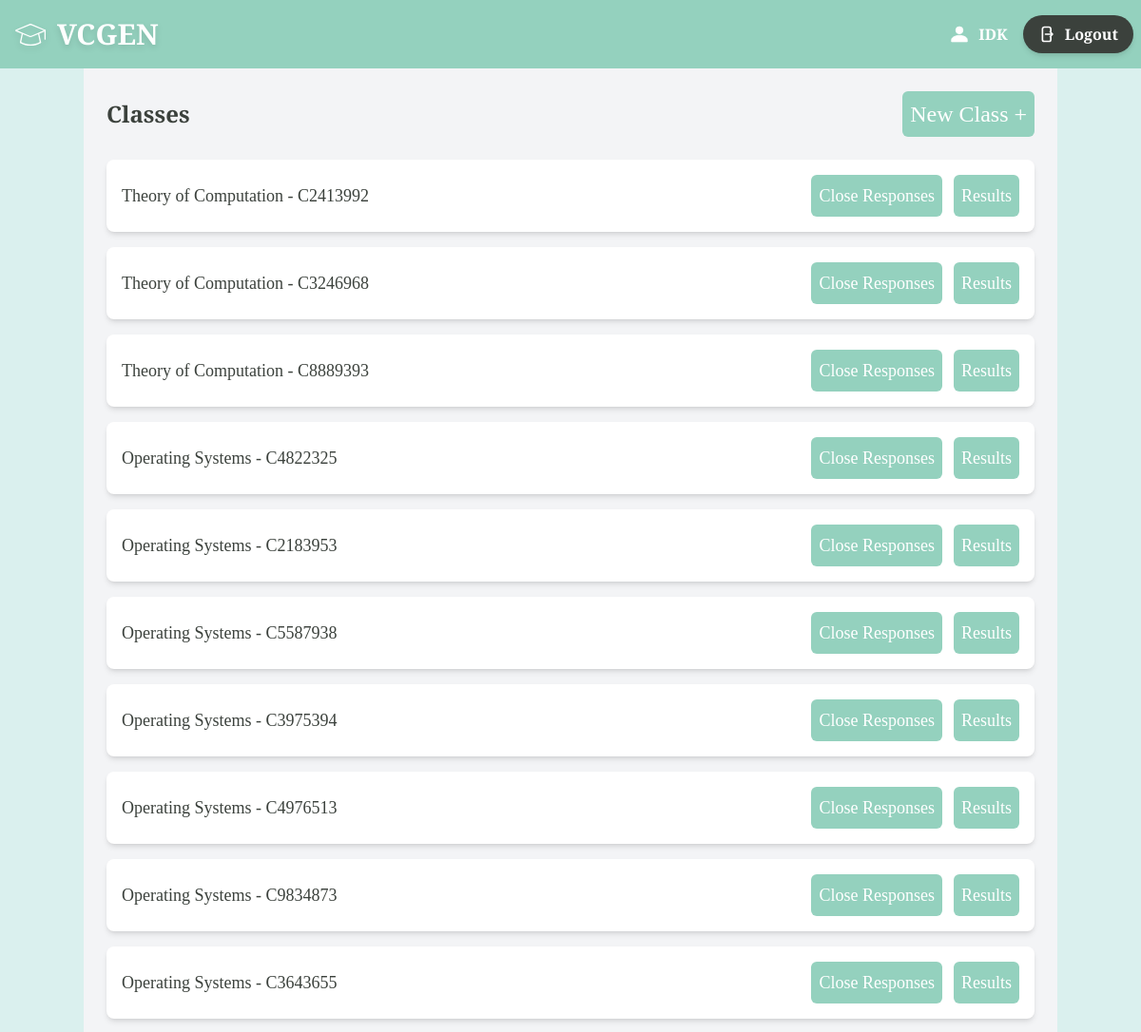
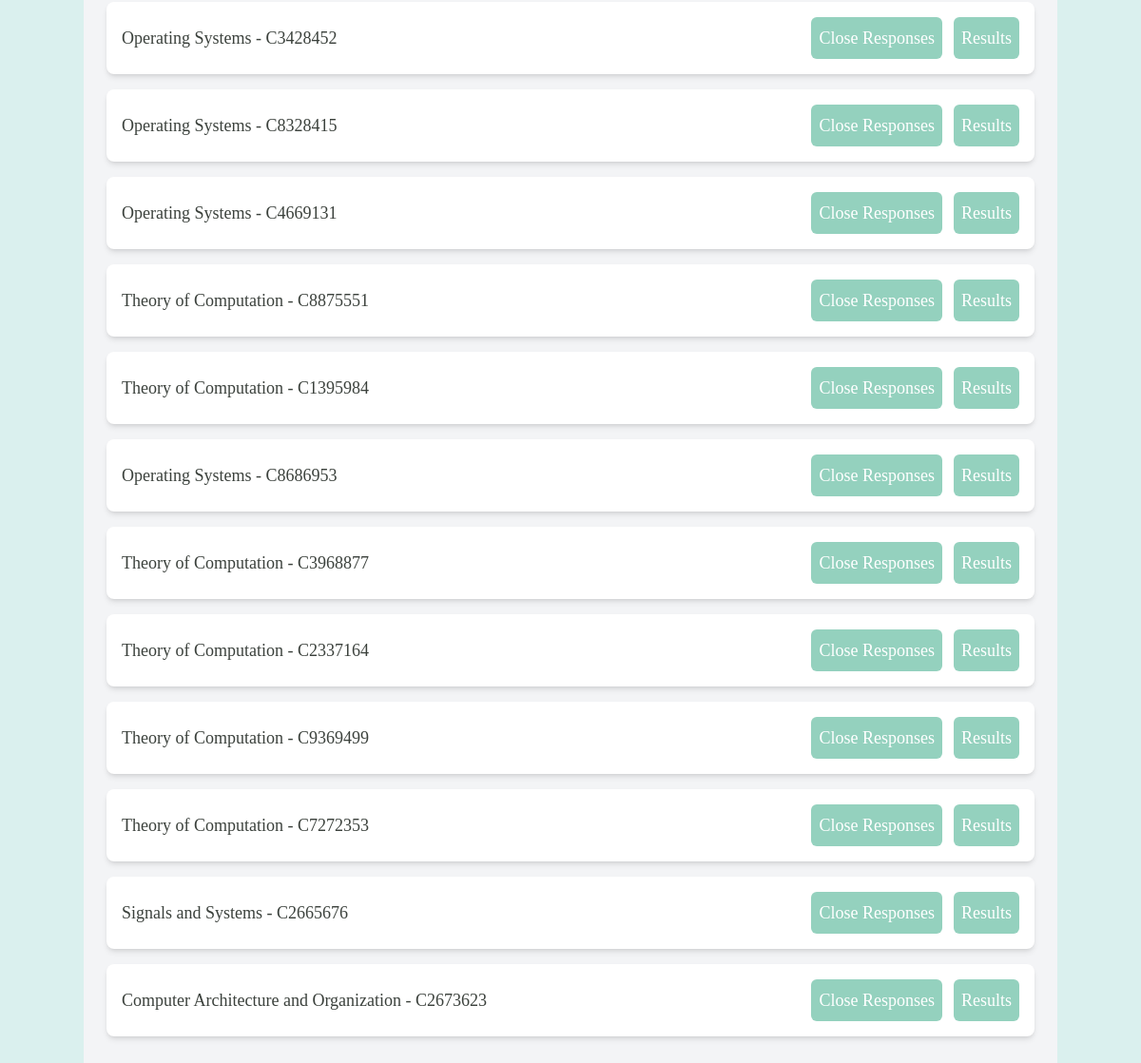
Page /classes/ (signed in) on the committed database (2 pictures, top to bottom).
### main/models.py (models this page shows, shortened)
class Teacher(models.Model):
    teacher_id=models.CharField(max_length=8,primary_key=True)
    name=models.CharField(max_length=20)
    email=models.EmailField(null=False)
    password=models.CharField(null=False,max_length=128)

class Course(models.Model):
    course_id=models.CharField(max_length=8,primary_key=True)
    teacher=models.ForeignKey(Teacher,on_delete=models.CASCADE)
    name=models.CharField(max_length=20)
    hours=models.IntegerField()
    split=models.DecimalField(decimal_places=3,max_digits=10)
    accepting_response=models.BooleanField(default=True)

### main/views.py (the view)
# urls.py: path("classes/",views.classes,name="classes"),
def classes(request):
    context={}
    if 'user' not in request.session:
        return redirect('login')
    else:
        context['name']=Teacher.objects.filter(teacher_id=request.session['user'])[0].name
    context['classes']=Course.objects.filter(teacher=Teacher.objects.filter(teacher_id=request.session['user'])[0])
    return render(request,"main/classes.html",context=context)

### main/templates/main/classes.html (shortened to what this page needs)
{% extends "base.html" %}
{% block body %}
<div class="container mx-auto p-6 bg-gray-100 min-h-screen">
    <div class="flex justify-between items-center mb-6">
        <h1 class="text-2xl font-semibold">Classes</h1>
        <button onclick="location.href = '/newclass';" class="p-2 rounded-md bg-[#94d1be] text-white flex items-center justify-center text-2xl hover:bg-[#9db5b2] transition duration-300 hover:cursor-pointer">
            New Class +
        </button>
    </div>
    <div class="flex flex-col gap-4">
        {% for class in classes %}
        <div class="flex justify-between items-center p-4 bg-white rounded-lg shadow-md hover:shadow-lg transition">
            <span class="text-lg font-medium">{{ class.name }} - {{class.course_id}}</span>
            <div class="flex items-center gap-3">
                <button
                    class="rounded-md p-2 bg-[#94d1be] text-white flex items-center justify-center text-lg hover:bg-[#9db5b2] transition duration-300 hover:cursor-pointer"
                    onclick="location.href='/closeresponses/{{class.course_id}}';">
                    Close Responses
                </button>
                <button
                    class="rounded-md p-2 bg-[#94d1be] text-white flex items-center justify-center text-lg hover:bg-[#9db5b2] transition duration-300 hover:cursor-pointer"
                    onclick="location.href = '/results/{{class.course_id}}';">
                    Results
                </button>
            </div>
        </div>
        {% empty %}
        <p class="text-gray-500 italic">No classes available yet.</p>
        {% endfor %}
    </div>
</div>
{% endblock %}

### main/templates/main/base.html (shortened to what this page needs)
<html>
    <head>
        {%load static%}
        <script src="https://cdn.jsdelivr.net/npm/@tailwindcss/browser@4"></script>
    </head>
    <body class="bg-[#daf0ee] text-[#3b413c] cusfont flex flex-col">
        <header class="bg-[#94d1be] text-white text-l font-bold py-4 text-center w-full flex flex-row justify-between">
            <div class="flex items-center space-x-3 hover:scale-105 transition-all duration-300 ease-in-out drop-shadow-md ml-4 hover:cursor-pointer" onclick="location.href='/'">
                {% load static %}
                <img src="{% static 'main/education-svg.svg' %}" class="h-8" alt="logo"/>
                <h1
                    class="text-3xl">
                    VCGEN
                </h1>
            </div>
            {% if name %}
            <div class="flex flex-row items-center">
                {%load static%}
                <img src="{% static 'main/person-svg.svg' %}" class="h-6" alt="profile picture"/>
                <h1 class="m-2">{{name}}  </h1>
                <button onclick="location.href='/';"
                    class="mx-2 flex items-center gap-2 px-4 py-2 bg-[#3b413c] text-white font-semibold rounded-full shadow-md
                        hover:bg-[#2e3430] hover:scale-105 transition-all duration-300 ease-in-out hover:cursor-pointer">
                    Logout
                </button>
            </div>
            {% else %}
            <h1 onclick="location.href = '/';" class="px-1"></h1>
            {% endif %}
        </header>
        {% block body %}
        {% endblock %}
    </body>
</html>

### main/templates/main/base.html (style rules this page uses)
.cusfont { font-family: "Playfair Display", serif; font-optical-sizing: auto; }

### rows in the picture
Teacher: name "IDK"
Course: name "Theory of Computation", course_id "C2413992"
Course: name "Theory of Computation", course_id "C3246968"
Course: name "Theory of Computation", course_id "C8889393"
Course: name "Operating Systems", course_id "C4822325"
Course: name "Operating Systems", course_id "C2183953"
Course: name "Operating Systems", course_id "C5587938"
Course: name "Operating Systems", course_id "C3975394"
Course: name "Operating Systems", course_id "C4976513"
Course: name "Operating Systems", course_id "C9834873"
Course: name "Operating Systems", course_id "C3643655"
Course: name "Operating Systems", course_id "C3428452"
Course: name "Operating Systems", course_id "C8328415"
Course: name "Operating Systems", course_id "C4669131"
Course: name "Theory of Computation", course_id "C8875551"
Course: name "Theory of Computation", course_id "C1395984"
Course: name "Operating Systems", course_id "C8686953"
Course: name "Theory of Computation", course_id "C3968877"
Course: name "Theory of Computation", course_id "C2337164"
Course: name "Theory of Computation", course_id "C9369499"
Course: name "Theory of Computation", course_id "C7272353"
Course: name "Signals and Systems", course_id "C2665676"
Course: name "Computer Architecture and Organization", course_id "C2673623"
